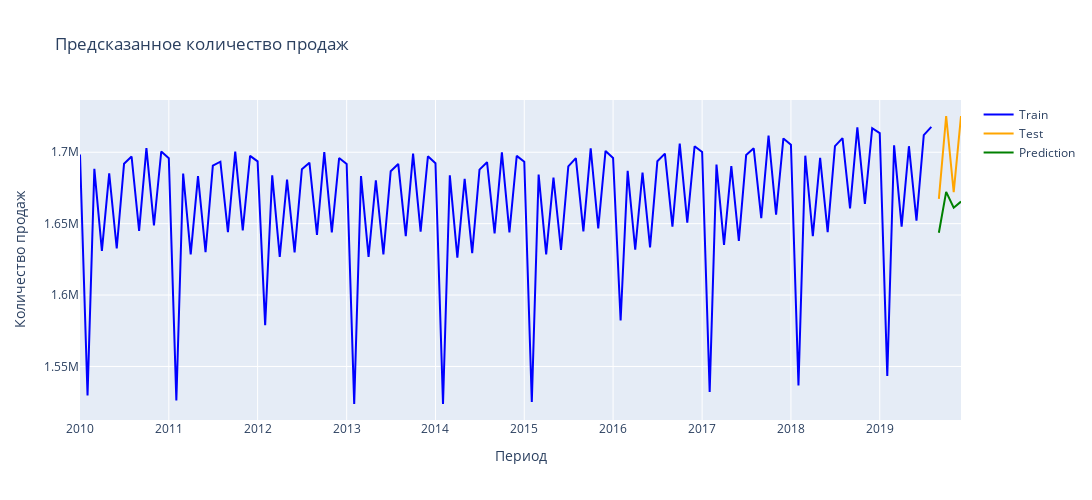

Write notebook code for a chart like this one.
### Markdown cell above
Наилучшей моделью получилась модель ARIMA (ARIMA - это модель ARMA c p авторегрессионными лагами, q лагами скользящего среднего и дифференциацией порядка d.) p = 1, d = 0, q = 0, т.к. у нее самое низкое значение критерия Акаике.
Выбранные значения указывают, что наилучшая модель имеет следующие параметры:

- Количество авторегрессионными лагов = 1.
- Дифференциация нулевого порядка.
- Количество лагов скользящего среднего = 0.

### Code cell
fig = go.Figure()

# Обучающая выборка (Train)
fig.add_trace(
    go.Scatter(
        x=train.index,
        y=train['number_sold'],
        mode='lines',
        name='Train',
        line=dict(color='blue')
    )
)

# Тестовая выборка (Test)
fig.add_trace(
    go.Scatter(
        x=test.index,
        y=test['number_sold'],
        mode='lines',
        name='Test',
        line=dict(color='orange')
    )
)

# Прогноз (Forecast)
fig.add_trace(
    go.Scatter(
        x=forecast.index,
        y=forecast['Prediction'],
        mode='lines',
        name='Prediction',
        line=dict(color='green')
    )
)

fig.update_layout(
    title='Предсказанное количество продаж',
    xaxis_title='Период',
    yaxis_title='Количество продаж',
    height=500,
    width=1700
)

# Показ графика
fig.show()
